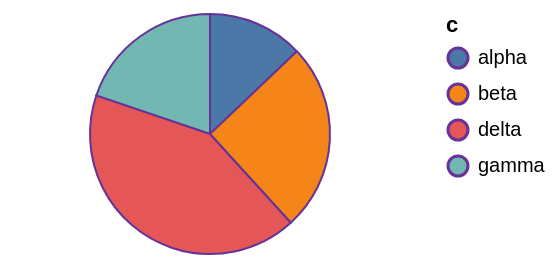

Describe this chart as a Vega-Lite specification.
### Vega-Lite specification from a JSON file in a GitHub repository (floating-point values rounded to 4 significant figures)
{"$schema": "https://vega.github.io/schema/vega-lite/v6.json", "width": 200, "height": 120, "data": {"values": [{"c": "alpha", "v": 28, "w": 3, "t": "2024-01-07"}, {"c": "beta", "v": 55, "w": 7, "t": "2024-03-19"}, {"c": "gamma", "v": 43, "w": 5, "t": "2024-06-02"}, {"c": "delta", "v": 91, "w": 9, "t": "2024-09-11"}]}, "mark": "arc", "encoding": {"theta": {"field": "v", "type": "quantitative"}, "color": {"field": "c", "type": "nominal"}}, "config": {"arc": {"stroke": "rebeccapurple"}}}
